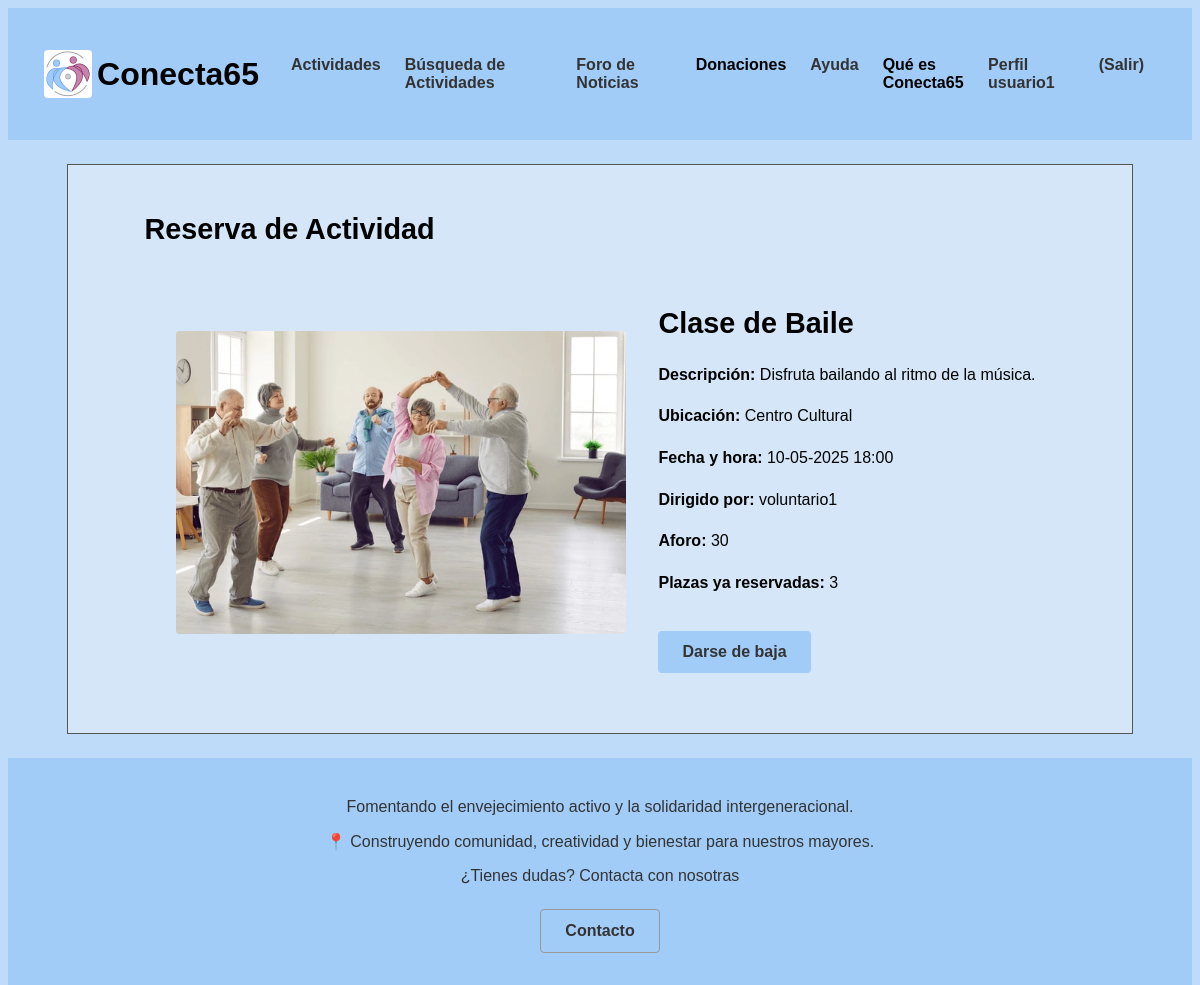
The app's page /p3_g1/vistaReservaActividad.php?id=1 (signed in) with its own data.
### tables this page shows
CREATE TABLE `actividades` (
  `id` int(10) UNSIGNED NOT NULL,
  `nombre` varchar(35) NOT NULL,
  `localizacion` varchar(70) NOT NULL,
  `fecha_hora` datetime(6) NOT NULL,
  `descripcion` text NOT NULL,
  `aforo` tinyint(3) NOT NULL,
  `dirigida` tinyint(1) NOT NULL,
  `ocupacion` tinyint(3) NOT NULL,
  `foto` varchar(50) NOT NULL
);

CREATE TABLE `usuarios` (
  `id` varchar(50) NOT NULL,
  `nombre` varchar(20) NOT NULL,
  `apellidos` varchar(50) NOT NULL,
  `fecha_nacimiento` date NOT NULL,
  `tipo` tinyint(1) DEFAULT NULL,
  `correo` varchar(40) NOT NULL,
  `password` varchar(256) NOT NULL
);

### p3_g1/includes/actividad/actividadDTO.php (called while the page is built, shortened)
<?php
class actividadDTO
{
    private $id;
    private $nombre;
    private $localizacion;
    private $fecha_hora;
    private $descripcion;
    private $aforo;
    private $ocupacion;
    private $foto;
    public function __construct($id, $nombre, $localizacion, $fecha_hora, $descripcion, $aforo, $dirigida, $ocupacion, $foto)
    {
        $this->id = $id;
        $this->nombre = $nombre;
        $this->localizacion = $localizacion;
        $this->fecha_hora = $fecha_hora;
        $this->descripcion = $descripcion;
        $this->aforo = $aforo;
        $this->ocupacion = $ocupacion;
        $this->foto = $foto;
    }
    public function id()
    {
        return $this->id;
    }
    public function nombre()
    {
        return $this->nombre;
    }
    public function localizacion()
    {
        return $this->localizacion;
    }
    public function fecha_hora()
    {
        return $this->fecha_hora;
    }
    public function descripcion()
    {
        return $this->descripcion;
    }
    public function aforo()
    {
        return $this->aforo;
    }
    public function ocupacion()
    {
        return $this->ocupacion;
    }
    public function foto()
    {
        return $this->foto;
    }
}
?>

### p3_g1/includes/actividad/actividadDAO.php (called while the page is built, shortened)
<?php
class actividadDAO extends baseDAO implements IActividad
{
    public function getActividadById($id)
    {
        try {
            $conn = application::getInstance()->getConexionBd();
            $query = "SELECT id, nombre, localizacion, fecha_hora, descripcion, aforo, dirigida, ocupacion, foto FROM actividades WHERE id = ?";
            $stmt = $conn->prepare($query);
            $stmt->bind_param("i", $id);
            $stmt->execute();
            $stmt->bind_result($id, $nombre, $localizacion, $fecha_hora, $descripcion, $aforo, $dirigida, $ocupacion, $foto);
            if ($stmt->fetch()) {
                return new actividadDTO($id, $nombre, $localizacion, $fecha_hora, $descripcion, $aforo, $dirigida, $ocupacion, $foto);
            }
        } finally {
            if ($stmt) {
                $stmt->close();
            }
        }
        return null;
    }
    public function nombreVoluntario($id_actividad){
        try{
            $conn = application::getInstance()->getConexionBd();
            $query = "SELECT us.id, us.nombre, apellidos, fecha_nacimiento, tipo, correo FROM `actividades` act
            JOIN `actividades-usuario` actus ON act.id = actus.id_actividad JOIN `usuarios` us ON actus.id_usuario = us.id
            WHERE act.id = ? AND us.tipo = 2";
            $stmt = $conn->prepare($query);
            $stmt->bind_param("i", $id_actividad);
            $stmt->execute();
            $stmt->bind_result($id, $nombre, $apellidos, $fecha_nacimiento, $tipo, $correo);
            if($stmt->fetch()){
                return new userDTO($id, $nombre, $apellidos, null, $fecha_nacimiento, $tipo, $correo);
            }
        }
        finally{
            if($stmt){
                $stmt->close();
            }
        }
        return null;
    }
   }
?>

### p3_g1/includes/actividad/actividadAppService.php (called while the page is built, shortened)
<?php
require_once(__DIR__ . "/../config.php");
class actividadAppService
{
    private static $instance;
    public static function GetSingleton()
    {
        if (!self::$instance instanceof self)
        {
            self::$instance = new self;
        }
        return self::$instance;
    }
    public function getActividadById($id)
    {
        $IActividadDAO = actividadFactory::CreateActividad();
        $actividad = $IActividadDAO->getActividadById($id);
        return $actividad;
    }
    public function nombreVoluntario($id_actividad){
        $IActividadDAO = actividadFactory::CreateActividad();
        $actividadDTO=$IActividadDAO->nombreVoluntario($id_actividad);
        return $actividadDTO;
    }
}
?>

### p3_g1/includes/actividad/actividadFactory.php (called while the page is built, shortened)
<?php
class actividadFactory
{
    public static function CreateActividad() : IActividad
    {
        $actividadDAO = new actividadDAO();
        return $actividadDAO;
    }
}
?>

### p3_g1/includes/usuario/userDTO.php (called while the page is built, shortened)
<?php
class userDTO
{
    private $id;
    private $nombre;
    public function __construct($id, $nombre, $apellidos, $password, $fecha_nacimiento, $tipo, $correo)
    {
        $this->id = $id;
        $this->nombre = $nombre;
    }
    public function id()
    {
        return $this->id;
    }
    public function nombre()
    {
        return $this->nombre;
    }
}
?>

### p3_g1/includes/config.php (called while the page is built, shortened)
<?php
spl_autoload_register(function ($class) {
    $prefix = 'includes\\';
    $base_dir = __DIR__ . '/';
    $len = strlen($prefix);
    $relative_class = substr($class, $len);
    $file = $base_dir . str_replace('\\', '/', $relative_class) . '.php';
});
?>

### p3_g1/includes/actividadesusuario/actividadesusuarioAppService.php (called while the page is built, shortened)
<?php
class actividadesusuarioAppService
{
    private static $instance;
    public static function GetSingleton()
    {
        if (!self::$instance instanceof self)
        {
            self::$instance = new self;
        }
        return self::$instance;
    }
    public function isRegistrado($id_usuario, $id_actividad){
        $IActividadesusuarioDAO = actividadesusuarioFactory::CreateActividad();
        $int=$IActividadesusuarioDAO->isRegistrado($id_usuario, $id_actividad);
        return $int;
    }
}
?>

### p3_g1/includes/application.php (called while the page is built, shortened)
<?php
class application
{
    private static $instancia;
    public static function getInstance()
    {
        if (!self::$instancia instanceof self) {
            self::$instancia = new static();
        }
        return self::$instancia;
    }
    public function getUserDTO(): ?userDTO
    {
        try {
            $user = unserialize($_SESSION["userDTO"]);
            return ($user instanceof userDTO) ? $user : null;
        } catch (\Exception $e) {
            error_log("Error al deserializar userDTO: " . $e->getMessage());
            unset($_SESSION["userDTO"]);
            return null;
        }
    }
}

### p3_g1/includes/actividadesusuario/actividadesusuarioFactory.php (called while the page is built, shortened)
<?php
class actividadesusuarioFactory
{
    public static function CreateActividad() : IActividadesusuario
    {
        $actividadesusuarioDAO = new actividadesusuarioDAO();
        return $actividadesusuarioDAO;
    }
}
?>

### p3_g1/includes/comun/baseDAO.php (called while the page is built, shortened)
<?php
abstract class baseDAO
{
    protected function realEscapeString($field)
    {
        $conn = application::getInstance()->getConexionBd();
        return $conn->real_escape_string($field);
    }
}
?>

### p3_g1/includes/actividadesusuario/actividadesusuarioDAO.php (called while the page is built, shortened)
<?php
class actividadesusuarioDAO extends baseDAO implements IActividadesusuario
{
    public function isRegistrado($id_usuario, $id_actividad){
        $conn = application::getInstance()->getConexionBd();
        $escId_usuario = trim($this->realEscapeString($id_usuario));
        $escId_actividad = trim($this->realEscapeString($id_actividad));
        $query = "SELECT id_actividad FROM `actividades-usuario` WHERE id_usuario = ? AND id_actividad= ? ";
        $stmt = $conn->prepare($query);
        try {
            $stmt->bind_param("ss", $escId_usuario, $escId_actividad);
            $stmt->execute();
            $stmt->store_result();
            $verdadero=$stmt->num_rows();
            return $verdadero;
        } finally {
            $stmt->close();
        }
    }
}
?>

### p3_g1/includes/reservarActividad/reservarActividad.php (the view, shortened to what this page needs)
<?php
require_once("includes/config.php");
class reservarActividad
{
    private $actividad;
    public function __construct($actividad = null) {
        $this->actividad = $actividad;
    }
    public function Inicializacion(){
        $app = application::getInstance();
        $user = $app->getUserDTO();
        $actividadUsuarioAppService = actividadesusuarioAppService::GetSingleton();
        $actividadAppService = actividadAppService::GetSingleton();
        echo '<link rel="stylesheet" type="text/css" href="CSS/estiloActividad.css">';
        $fechaHora = new \DateTime($this->actividad->fecha_hora());
        $html = <<<EOF
        <div class="actividad">
            <div class="actividad-img">
                <img src="{$this->actividad->foto()}" alt="Imagen de la actividad">
            </div>
            <div class="actividad-detalles">
                <h1>{$this->actividad->nombre()}</h1>
                <p><strong>Descripción:</strong> {$this->actividad->descripcion()}</p>
                <p><strong>Ubicación:</strong> {$this->actividad->localizacion()}</p>
                <p><strong>Fecha y hora:</strong> {$fechaHora->format('d-m-Y H:i')}</p>
                <p><strong>Dirigido por:</strong> {$actividadAppService->nombreVoluntario($this->actividad->id())->nombre()}</p>
                <p><strong>Aforo:</strong> {$this->actividad->aforo()}</p>
                <p><strong>Plazas ya reservadas:</strong> {$this->actividad->ocupacion()}</p>
        EOF;
        if (!$actividadUsuarioAppService->isRegistrado($user->id(), $this->actividad->id())) {
            $html .= '<form method="post">';
            $html .= '<button type="submit" name="reservar">Reservar mi plaza</button>';
            $html .= '</form>';
            if (isset($_POST['reservar'])) {
                $mensaje = $this->procesarReserva($user->id());
            }
        }
        else {
            $html .= '<form method="post">';
            $html .= '<input type="hidden" name="id" value="' . $this->actividad->id() . '">';
            $html .= '<button type="submit" name="bajaActividad">Darse de baja</button>';
            $html .= '</form>';
        }
        return $html;
    }
}
?>

### p3_g1/CSS/estiloActividad.css (style rules this page uses)
.actividad { display: flex; justify-content: center; align-items: center; gap: 20px; padding: 20px; max-width: 1200px; margin: 0 auto; }
.actividad-img { flex-shrink: 0; }
img { width: 450px; height: 300px; object-fit: cover; border-radius: 10px; }
.actividad-detalles { max-width: 600px; line-height: 1.6; }
article h1 { margin-bottom: 10px; font-size: 1.8em; }
button { background-color: #007BFF; color: white; padding: 10px 15px; border: none; border-radius: 5px; cursor: pointer; margin-top: 20px; }

### p3_g1/CSS/estiloMovil.css (style rules this page uses)
.actividad { flex-direction: column; padding: 15px; gap: 15px; }
.actividad-img { width: 100%; }
.actividad-img img { width: 100%; height: auto; max-height: 250px; border-radius: 8px; }
.actividad-detalles { width: 100%; padding: 0 10px; line-height: 1.5; }
.actividad-detalles h1 { font-size: 1.5em; text-align: center; margin-bottom: 8px; }
.actividad-detalles button { width: 100%; padding: 12px; margin-top: 15px; }

### p3_g1/CSS/estilo.css (style rules this page uses)
html { height: 100%; width: 100%; margin: 0; padding: 0; font-family: 'Trebuchet MS', 'Lucida Sans Unicode', 'Lucida Grande', 'Lucida Sans', Arial, sans-serif; }
body { display: flex; flex-direction: column; background-color: #bedcfa; overflow-x: hidden; }
button { background-color: #a1ccf8; color: #333; font-weight: bold; font-size: 1rem; padding: 0.75rem 1.5rem; border: none; border-radius: 0.25rem; cursor: pointer; width: auto; }
img { margin: 0.75rem; border-radius: 0.25rem; max-width: 100%; height: auto; }

### records on screen
actividades: foto (picture), nombre "Clase de Baile", descripcion "Disfruta bailando al ritmo de la música.", localizacion "Centro Cultural", fecha_hora "10-05-2025 18:00", id.nombre "voluntario1", aforo "30", ocupacion "3"

### other values on screen
$user->nombre() "usuario1"
